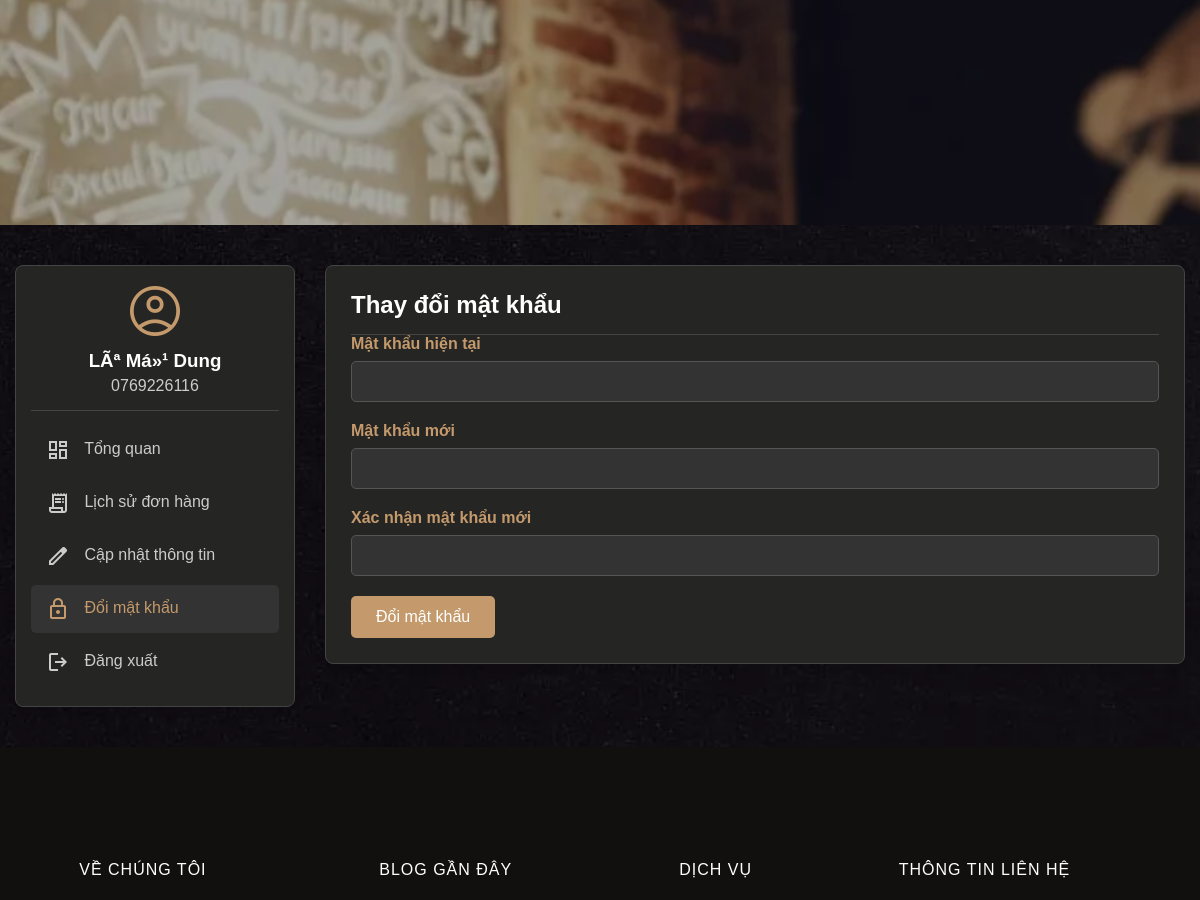
/Page/change_password.php (signed in, middle part), run on an earlier commit of the app's database.
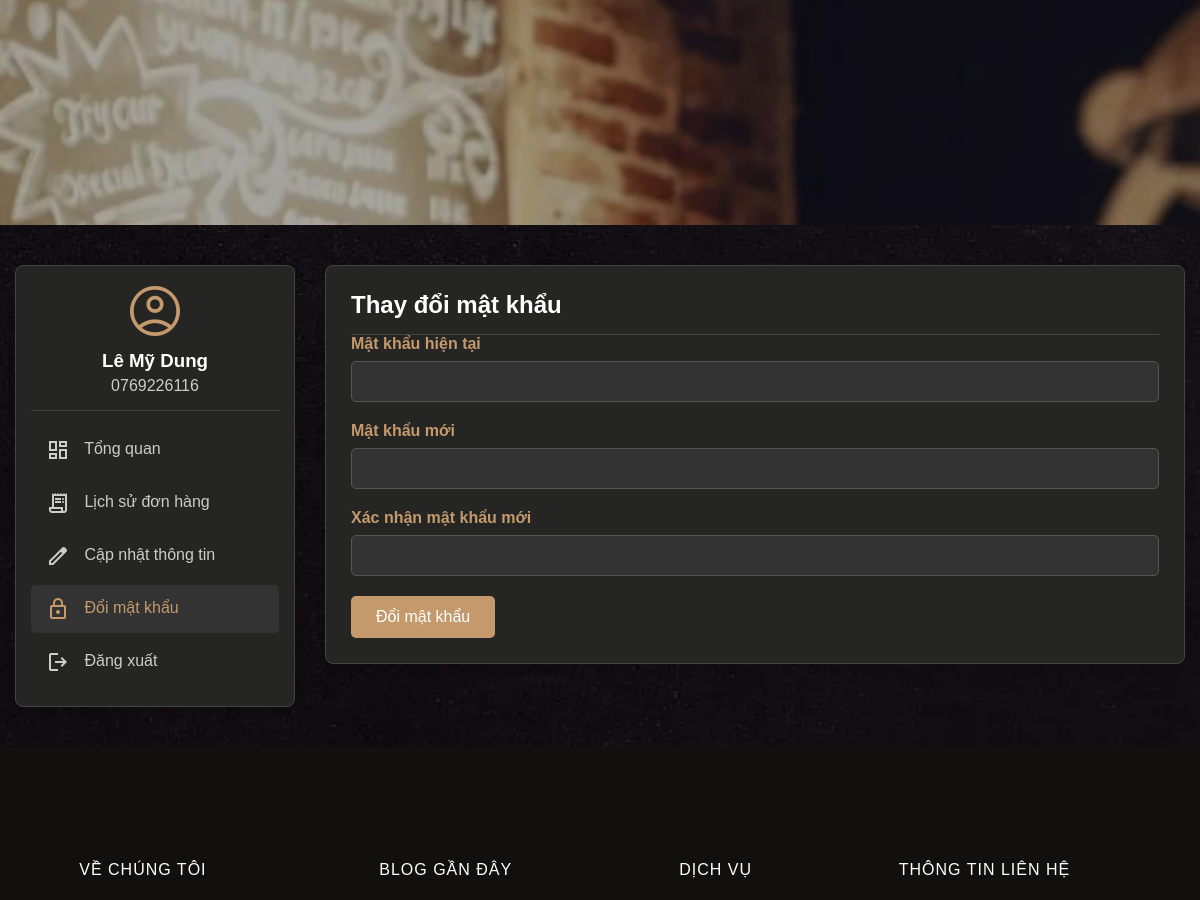
And on a later commit of the database.
### tables this page shows
CREATE TABLE IF NOT EXISTS `taikhoan` (
  `idTaiKhoan` int NOT NULL AUTO_INCREMENT,
  `HoTen` varchar(255) DEFAULT NULL,
  `sdt` varchar(11) DEFAULT NULL,
  `MatKhau` char(100) DEFAULT NULL,
  `DiaChi` varchar(255) DEFAULT NULL,
  `ChucVu` varchar(45) DEFAULT 'Khách hàng',
  PRIMARY KEY (`idTaiKhoan`)
);

### Page/change_password.php (the view, shortened to what this page needs)
<?php
include_once '../PHP/Connect.php';
$id_tai_khoan = $_SESSION['id'];
if ($_SERVER['REQUEST_METHOD'] === 'POST') {
    $current_password = $_POST['current_password'];
    $new_password = $_POST['new_password'];
    $confirm_password = $_POST['confirm_password'];
    $sql = "SELECT MatKhau, HoTen, sdt FROM taikhoan WHERE idTaiKhoan = ?";
    $stmt = $conn->prepare($sql);
    $stmt->bind_param("i", $id_tai_khoan);
    $stmt->execute();
    $result = $stmt->get_result();
    $user = $result->fetch_assoc();
    if (password_verify($current_password, $user['MatKhau'])) {
        if ($new_password === $confirm_password) {
            $hashed_password = password_hash($new_password, PASSWORD_DEFAULT);
            $update_sql = "UPDATE taikhoan SET MatKhau = ? WHERE idTaiKhoan = ?";
            $update_stmt = $conn->prepare($update_sql);
            $update_stmt->bind_param("si", $hashed_password, $id_tai_khoan);
            if ($update_stmt->execute()) {
                $message = "Đổi mật khẩu thành công!";
                $error = false;
            } else {
                $message = "Có lỗi xảy ra, không thể cập nhật mật khẩu.";
                $error = true;
            }
        } else {
            $message = "Mật khẩu mới không khớp. Vui lòng nhập lại.";
            $error = true;
        }
    } else {
        $message = "Mật khẩu hiện tại không đúng.";
        $error = true;
    }
} else {
    $sql = "SELECT HoTen, sdt FROM taikhoan WHERE idTaiKhoan = ?";
    $stmt = $conn->prepare($sql);
    $stmt->bind_param("i", $id_tai_khoan);
    $stmt->execute();
    $user = $stmt->get_result()->fetch_assoc();
}
?>
<!DOCTYPE html>
<html lang="vi">
<head>
    <link rel="stylesheet" href="../Css/cart.css">
    <link rel="stylesheet" href="https://cdnjs.cloudflare.com/ajax/libs/font-awesome/4.7.0/css/font-awesome.min.css">
</head>
<body>
    <div class="banner">
    </div>
    <div class="account-container">
        <div class="account-layout">
            <aside class="account-sidebar">
                <div class="profile-card">
                    <span class="material-symbols-outlined icon">account_circle</span>
                    <h3><?php echo htmlspecialchars($user['HoTen']); ?></h3>
                    <p><?php echo htmlspecialchars($user['sdt']); ?></p>
                </div>
                <nav class="account-nav">
                    <a href="my_account.php"><span class="material-symbols-outlined">dashboard</span> Tổng quan</a>
                    <a href="order_history.php"><span class="material-symbols-outlined">receipt_long</span> Lịch sử đơn hàng</a>
                    <a href="update_profile.php"><span class="material-symbols-outlined">edit</span> Cập nhật thông tin</a>
                    <a href="change_password.php" class="active"><span class="material-symbols-outlined">lock</span> Đổi mật khẩu</a>
                    <a href="../PHP/Logout.php"><span class="material-symbols-outlined">logout</span> Đăng xuất</a>
                </nav>
            </aside>
            <main class="account-main">
                <div class="content-box">
                    <h2>Thay đổi mật khẩu</h2>
                    <form action="change_password.php" method="POST">
                        <div class="form-group">
                            <label for="current_password">Mật khẩu hiện tại</label>
                            <input type="password" id="current_password" name="current_password" required>
                        </div>
                        <div class="form-group">
                            <label for="new_password">Mật khẩu mới</label>
                            <input type="password" id="new_password" name="new_password" required>
                        </div>
                        <div class="form-group">
                            <label for="confirm_password">Xác nhận mật khẩu mới</label>
                            <input type="password" id="confirm_password" name="confirm_password" required>
                        </div>
                        <button type="submit" class="btn-submit">Đổi mật khẩu</button>
                    </form>
                </div>
            </main>
        </div>
    </div>
    <?php include '../PHP/Footer.php'; ?>
</body>
</html>

What changed in the data, as far as the page shows it:
changed taikhoan: HoTen "LÃª Má»¹ Dung" → "Lê Mỹ Dung"
